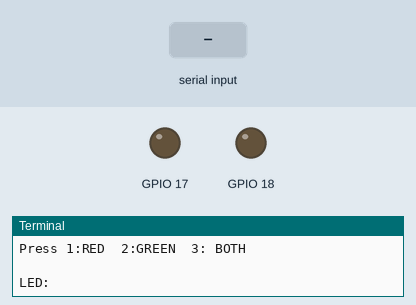
Recording of a program running on a simulated Raspberry Pi (BCM pin numbers). On the bench: output pins drawn as LEDs (lit = HIGH), the last lines printed to the terminal. Inputs (shaded band) come from the test bench. At 4.3 s the program stops and its outputs stay as they are.

Above: at 1.2 s.
1.3 s: "1" typed at the terminal, then Enter
At 1.8 s:
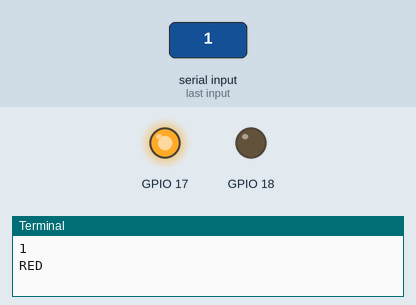
Timing chart, 0 to 5.8 s (numbered marks = the images above; inputs shaded):
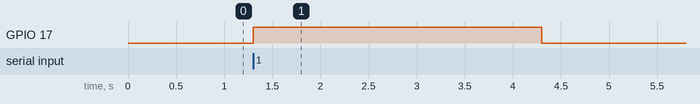

The program:

n_led.py
```python
import RPi.GPIO as GPIO
import time
GPIO.setmode(GPIO.BCM)
GPIO.setwarnings(False)
GPIO.setup(17,GPIO.OUT)
GPIO.setup(18,GPIO.OUT)

print 'Press 1:RED  2:GREEN  3: BOTH\n'

ip = int(input('LED: '))

# for red connection ground and pin 11
if ip == 1:
	print 'RED\n'
	GPIO.output(17,GPIO.HIGH)
	time.sleep(3)
	GPIO.output(17,GPIO.LOW)

# for green connection ground and pin 12
if ip == 2:
        print 'GREEN\n'
        GPIO.output(18,GPIO.HIGH)
        time.sleep(3)
        GPIO.output(18,GPIO.LOW)

if ip == 3:
        print 'All\n'
        GPIO.output(17,GPIO.HIGH)
        GPIO.output(18,GPIO.HIGH)
	time.sleep(3)
        GPIO.output(17,GPIO.LOW)
	GPIO.output(18,GPIO.LOW)
print 'Done'
```

Measured:
- after the input at 1.3 s, GPIO 17: LOW → HIGH at once, → LOW 3.0 s later
